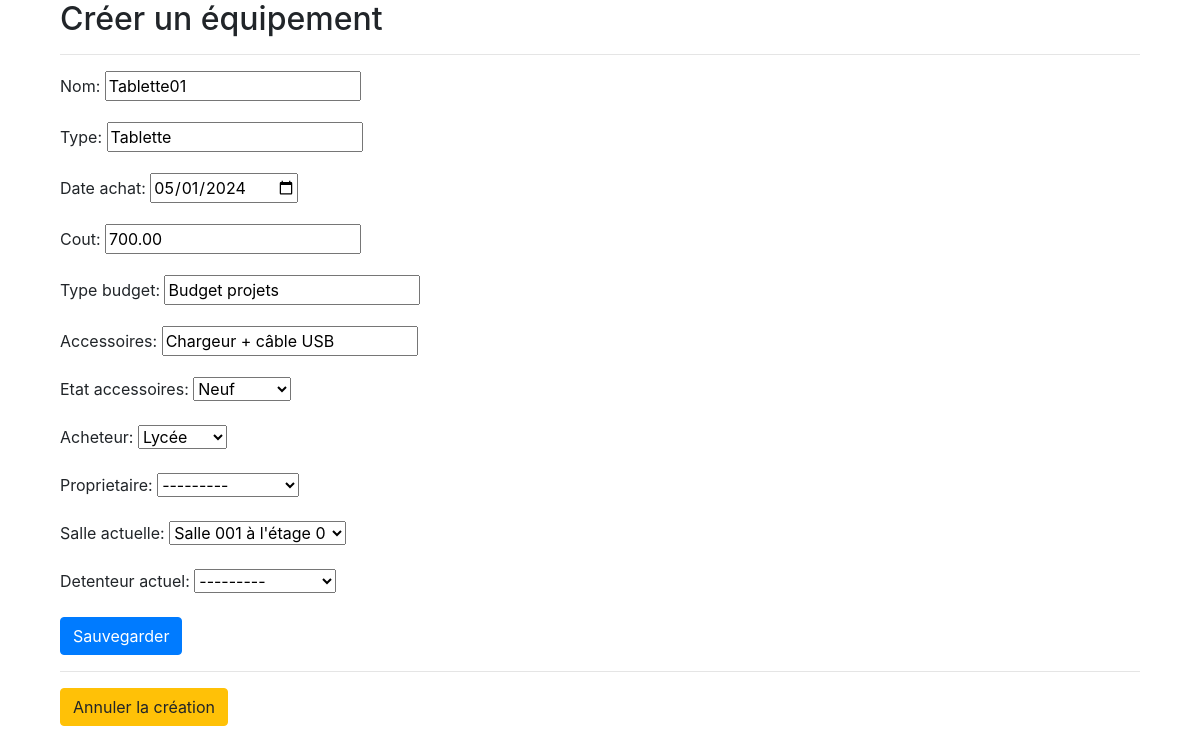
Page /equipements/3/edit/ on the committed database.
### gestion_materiel/models.py (models this page shows, shortened)
class Equipement(models.Model):
    nom = models.CharField(max_length=100)
    type = models.CharField(max_length=100)
    date_achat = models.DateField()
    cout = models.DecimalField(max_digits=8, decimal_places=2)
    type_budget = models.CharField(max_length=100)  # Type de budget utilisé pour l'achat
    accessoires = models.CharField(max_length=200)  # Liste des accessoires
    etat_accessoires = models.CharField(max_length=200)  # État des accessoires
    acheteur = models.CharField(max_length=100, choices=[('lycee', 'Lycée'), ('mandant', 'Mandant')], default='lycee')
    proprietaire = models.ForeignKey(Enseignant, related_name='equipements_possedes', on_delete=models.SET_NULL, null=True)
    salle_actuelle = models.ForeignKey(Salle, related_name='equipements_stockes', on_delete=models.SET_NULL, null=True)
    detenteur_actuel = models.ForeignKey(Enseignant, related_name='equipements_detenus', on_delete=models.SET_NULL, null=True)

class Enseignant(models.Model):
    prenom = models.CharField(max_length=100)
    nom = models.CharField(max_length=100)
    email = models.EmailField()
    def __str__(self):
        return f"{self.prenom} {self.nom}"

### gestion_materiel/views.py (the view)
# urls.py: path('equipements/<int:pk>/edit/', EquipementUpdateView.as_view(), name='equipement-update'),
class EquipementUpdateView(UpdateView):
    model = Equipement
    form_class = EquipementUpdateForm
    template_name = 'gestion_materiel/equipement_form.html'
    success_url = reverse_lazy('equipement-list')

### gestion_materiel/models.py (called while the page is built)
    def __str__(self):
        return f"Salle {self.numero_salle} à l'étage {self.numero_etage}"

### gestion_materiel/templates/gestion_materiel/equipement_form.html (shortened to what this page needs)
{% extends 'gestion_materiel/base.html' %}
{% block content %}
<div class="container">
    <h2>Créer un équipement</h2>
    <hr>
    <form method="post">
        {{ form.as_p }}
        <button type="submit" class="btn btn-primary">Sauvegarder</button>
    </form>
    <hr>
    <a href="{% url 'equipement-list' %}" class="btn btn-warning">Annuler la création</a>
</div>
{% endblock %}

### rows in the picture
Equipement: nom "Tablette01", type "Tablette", date_achat "05/01/2024", cout "700.00", type_budget "Budget projets", accessoires "Chargeur + câble USB", etat_accessoires "Neuf", acheteur "Lycée", proprietaire "---------", salle_actuelle "Salle 001 à l'étage 0", detenteur_actuel "---------"
